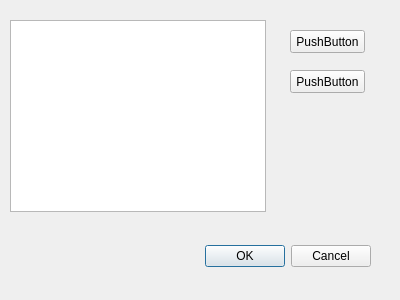
<?xml version="1.0" encoding="UTF-8"?>
<ui version="4.0">
 <class>Dialog</class>
 <widget class="QDialog" name="Dialog">
  <property name="geometry">
   <rect>
    <x>0</x>
    <y>0</y>
    <width>400</width>
    <height>300</height>
   </rect>
  </property>
  <property name="windowTitle">
   <string>Dialog</string>
  </property>
  <widget class="QDialogButtonBox" name="buttonBox">
   <property name="geometry">
    <rect>
     <x>30</x>
     <y>240</y>
     <width>341</width>
     <height>32</height>
    </rect>
   </property>
   <property name="orientation">
    <enum>Qt::Horizontal</enum>
   </property>
   <property name="standardButtons">
    <set>QDialogButtonBox::Cancel|QDialogButtonBox::Ok</set>
   </property>
  </widget>
  <widget class="QListView" name="listView">
   <property name="geometry">
    <rect>
     <x>10</x>
     <y>20</y>
     <width>256</width>
     <height>192</height>
    </rect>
   </property>
  </widget>
  <widget class="QPushButton" name="pushButton">
   <property name="geometry">
    <rect>
     <x>290</x>
     <y>30</y>
     <width>75</width>
     <height>23</height>
    </rect>
   </property>
   <property name="text">
    <string>PushButton</string>
   </property>
  </widget>
  <widget class="QPushButton" name="pushButton_2">
   <property name="geometry">
    <rect>
     <x>290</x>
     <y>70</y>
     <width>75</width>
     <height>23</height>
    </rect>
   </property>
   <property name="text">
    <string>PushButton</string>
   </property>
  </widget>
 </widget>
 <resources/>
 <connections>
  <connection>
   <sender>buttonBox</sender>
   <signal>accepted()</signal>
   <receiver>Dialog</receiver>
   <slot>accept()</slot>
   <hints>
    <hint type="sourcelabel">
     <x>248</x>
     <y>254</y>
    </hint>
    <hint type="destinationlabel">
     <x>157</x>
     <y>274</y>
    </hint>
   </hints>
  </connection>
  <connection>
   <sender>buttonBox</sender>
   <signal>rejected()</signal>
   <receiver>Dialog</receiver>
   <slot>reject()</slot>
   <hints>
    <hint type="sourcelabel">
     <x>316</x>
     <y>260</y>
    </hint>
    <hint type="destinationlabel">
     <x>286</x>
     <y>274</y>
    </hint>
   </hints>
  </connection>
  <connection>
   <sender>pushButton</sender>
   <signal>clicked()</signal>
   <receiver>listView</receiver>
   <slot>reset()</slot>
   <hints>
    <hint type="sourcelabel">
     <x>302</x>
     <y>47</y>
    </hint>
    <hint type="destinationlabel">
     <x>208</x>
     <y>49</y>
    </hint>
   </hints>
  </connection>
 </connections>
</ui>
